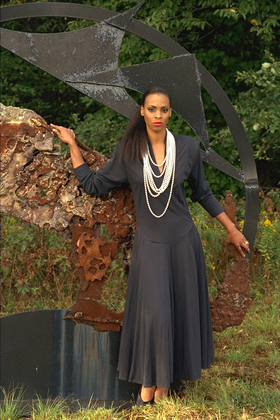
%> input picture data/kodim18.png, 280 x 420 px, shrunk from 512 x 768 before the run
$ octave SPNF2sim.m   (GNU Octave 9; MATLAB toolbox functions it lacks are replaced by stand-ins)
%> lines starting %> are read from the running program, lines starting %| are printed output that depends on the picture
### method/mosaic.m
function im2d = mosaic(im3d,cfa)
[m,n,p] = size(im3d);
assert(p == 3)
im2d = zeros(m,n,class(im3d));
[row,col,page] = pattern(cfa);
for pos = 1:numel(page)
    i = row(pos):2:m;
    j = col(pos):2:n;
    k = page(pos);
    im2d(i,j) = im3d(i,j,k);
end

function [row,col,page] = pattern(cfa)
row = [1 1 2 2];
col = [1 2 1 2];
switch cfa
    case 'gbrg'
        page = [2 3 1 2];
    case 'grbg'
        page = [2 1 3 2];
    case 'bggr'
        page = [3 2 2 1];
    case 'rggb'
        page = [1 2 2 3];
    otherwise
        error('Unsupported CFA pattern.')
end

### apparatus/SPNF2sim.m
clc
clear
rng default
addpath ..\method -end
Ts = 1e-6; % Sampling period (s)
imraw = imread('..\data\kodim18.png');
%> imraw is the input picture: size 420x280x3 uint8; mean R, G, B 80.6, 71.8, 49.5
[xin,cin,imref] = simin(imraw,'bggr',2,Ts);
% [12 lines not run here, left out]
function [xin,cin,im] = simin(im,cfa,reps,Ts)
%> called with cfa = 'bggr', reps = 2, Ts = 1e-06
[rows,cols,~] = size(im);
%> rows = 420; cols = 280
im = mosaic(im,cfa);
%> after the loop in mosaic, `for pos = 1:numel(page)`:
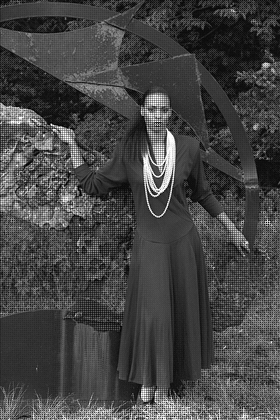
%> im2d: size 420x280 uint8; min 0, max 255, mean 68.5
im = imnoise(im,'salt & pepper',0.01);
imwrite(im,'SPNF2input.png')
im = im'; % Row-vs-column major
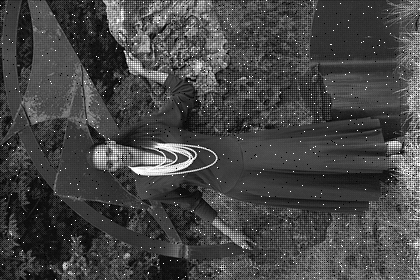
%> im: size 280x420 uint8; min 0, max 255, mean 69.1; mean of the top-left, top-right, bottom-left and bottom-right quarters 72.6, 68.9, 58.5, 76.2
x = repmat(im(:),reps,1);
c = isRG(cfa,rows,cols);
c = repmat(c,reps,1);
t = (0:numel(x)-1)'*Ts;
xin = timeseries(x,t);
cin = timeseries(c,t);
if nargout > 2
    im = spnfilter(im',7,cfa);
end
end

function c = isRG(cfa,rows,cols)
%> called with cfa = 'bggr', rows = 420, cols = 280
cfa = upper(cfa);
M = ceil(rows/2);
%> M = 210
N = ceil(cols/2);
%> N = 140
%> (the run ends here)

$ run again, with data/kodim01.png copied over data/kodim18.png
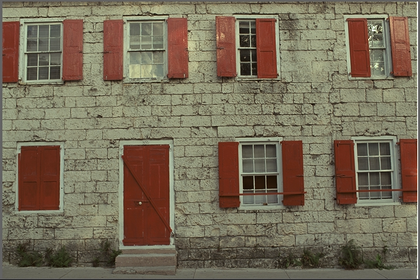
%> input picture data/kodim01.png, 420 x 280 px, shrunk from 768 x 512 before the run
%> imraw is the input picture: size 280x420x3 uint8; mean R, G, B 119.8, 108.8, 88.4
%> after the loop in mosaic, `for pos = 1:numel(page)`:
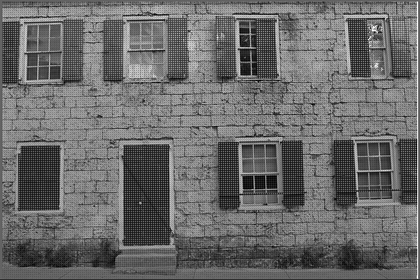
%> im2d: size 280x420 uint8; min 0, max 255, mean 106.4
%> in simin, `im = im';`:
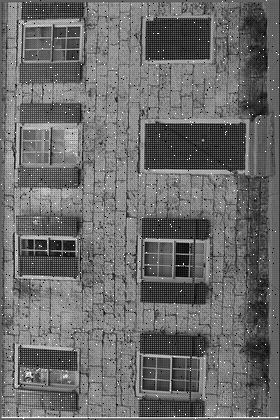
%> im: size 420x280 uint8; min 0, max 255, mean 106.6; mean of the top-left, top-right, bottom-left and bottom-right quarters 121.9, 95.9, 117.3, 91.6

$ run again, with data/kodim02.png copied over data/kodim18.png
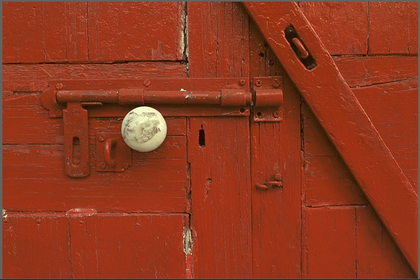
%> input picture data/kodim02.png, 420 x 280 px, shrunk from 768 x 512 before the run
%> imraw is the input picture: size 280x420x3 uint8; mean R, G, B 142.9, 56.4, 31.2
%> after the loop in mosaic, `for pos = 1:numel(page)`:
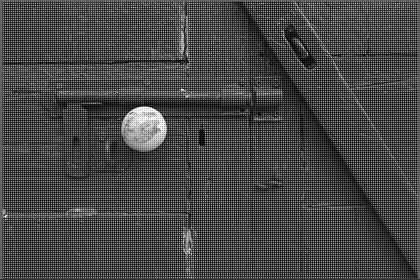
%> im2d: size 280x420 uint8; min 0, max 255, mean 71.7
%> in simin, `im = im';`:
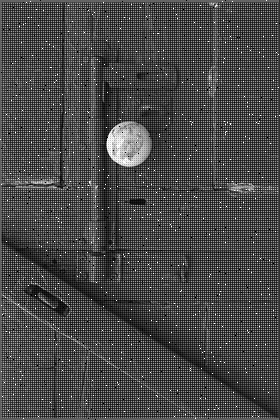
%> im: size 420x280 uint8; min 0, max 255, mean 72.3; mean of the top-left, top-right, bottom-left and bottom-right quarters 78.9, 72.4, 69.5, 68.2
